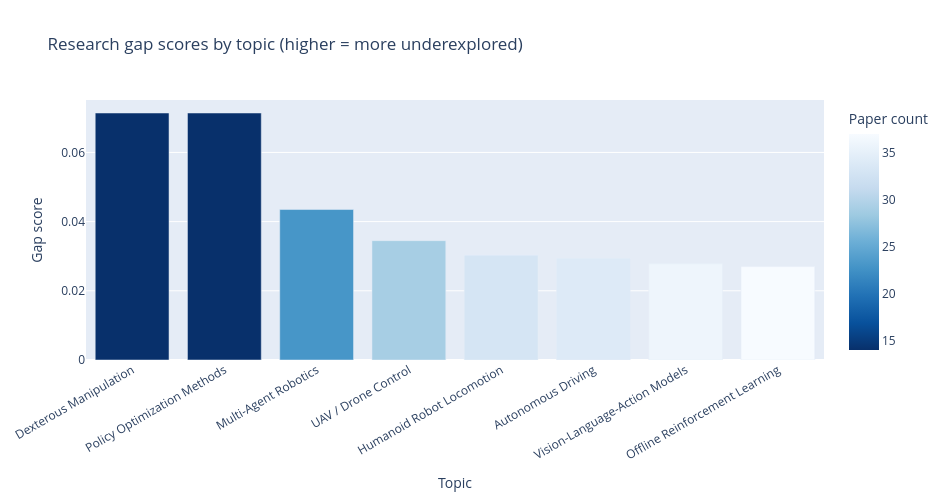

Here is the notebook cell this chart was saved with:
### Code cell
# Cell — gap score with names
cluster_sizes['gap_score'] = round(1 / cluster_sizes['paper_count'], 4)
cluster_sizes = cluster_sizes.sort_values('gap_score', ascending=False)
cluster_sizes.to_csv("E:/Research Paper topic/data/gap_report.csv", index=False)

fig = px.bar(
    cluster_sizes,
    x='topic_name', y='gap_score',
    color='paper_count',
    title='Research gap scores by topic (higher = more underexplored)',
    labels={'gap_score': 'Gap score', 'paper_count': 'Paper count',
            'topic_name': 'Topic'},
    color_continuous_scale='Blues_r',
    width=950, height=500
)
fig.update_layout(xaxis_tickangle=-30)
fig.show()

### Figure 1 — Plotly figure (JSON) as saved in the notebook; plotly's stock layout.template omitted (floating-point values rounded to 4 significant figures)
{"data": [{"hovertemplate": "Topic=%{x}<br>Gap score=%{y}<br>Paper count=%{marker.color}<extra></extra>", "legendgroup": "", "marker": {"color": [14, 14, 23, 29, 33, 34, 36, 37], "coloraxis": "coloraxis", "pattern": {"shape": ""}}, "name": "", "orientation": "v", "showlegend": false, "textposition": "auto", "type": "bar", "x": ["Dexterous Manipulation", "Policy Optimization Methods", "Multi-Agent Robotics", "UAV / Drone Control", "Humanoid Robot Locomotion", "Autonomous Driving", "Vision-Language-Action Models", "Offline Reinforcement Learning"], "xaxis": "x", "y": [0.0714, 0.0714, 0.0435, 0.0345, 0.0303, 0.0294, 0.0278, 0.027], "yaxis": "y"}], "layout": {"barmode": "relative", "coloraxis": {"colorbar": {"title": {"text": "Paper count"}}, "colorscale": [[0, "rgb(8,48,107)"], [0.125, "rgb(8,81,156)"], [0.25, "rgb(33,113,181)"], [0.375, "rgb(66,146,198)"], [0.5, "rgb(107,174,214)"], [0.625, "rgb(158,202,225)"], [0.75, "rgb(198,219,239)"], [0.875, "rgb(222,235,247)"], [1, "rgb(247,251,255)"]]}, "height": 500, "legend": {"tracegroupgap": 0}, "title": {"text": "Research gap scores by topic (higher = more underexplored)"}, "width": 950, "xaxis": {"anchor": "y", "domain": [0, 1], "tickangle": -30, "title": {"text": "Topic"}}, "yaxis": {"anchor": "x", "domain": [0, 1], "title": {"text": "Gap score"}}}}
